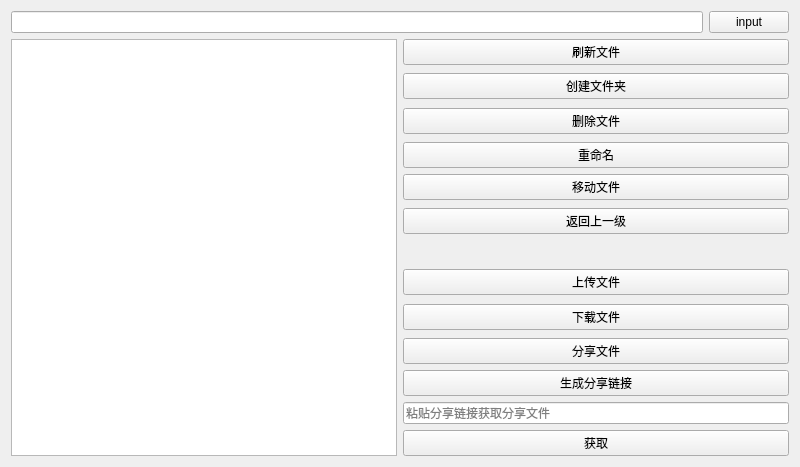
<?xml version="1.0" encoding="UTF-8"?>
<ui version="4.0">
 <class>File</class>
 <widget class="QWidget" name="File">
  <property name="geometry">
   <rect>
    <x>0</x>
    <y>0</y>
    <width>800</width>
    <height>467</height>
   </rect>
  </property>
  <property name="windowTitle">
   <string>文件</string>
  </property>
  <property name="windowIcon">
   <iconset resource="config.qrc">
    <normaloff>:/file.png</normaloff>:/file.png</iconset>
  </property>
  <layout class="QVBoxLayout" name="verticalLayout_2">
   <item>
    <layout class="QHBoxLayout" name="horizontalLayout_2">
     <item>
      <widget class="QLineEdit" name="currPath_LE"/>
     </item>
     <item>
      <widget class="QPushButton" name="inputPath_PB">
       <property name="text">
        <string>input</string>
       </property>
      </widget>
     </item>
    </layout>
   </item>
   <item>
    <layout class="QHBoxLayout" name="horizontalLayout">
     <item>
      <widget class="QListWidget" name="file_LW"/>
     </item>
     <item>
      <layout class="QVBoxLayout" name="verticalLayout">
       <item>
        <widget class="QPushButton" name="flush_PB">
         <property name="text">
          <string>刷新文件</string>
         </property>
        </widget>
       </item>
       <item>
        <spacer name="verticalSpacer">
         <property name="orientation">
          <enum>Qt::Vertical</enum>
         </property>
         <property name="sizeHint" stdset="0">
          <size>
           <width>74</width>
           <height>13</height>
          </size>
         </property>
        </spacer>
       </item>
       <item>
        <widget class="QPushButton" name="credit_PB">
         <property name="text">
          <string>创建文件夹</string>
         </property>
        </widget>
       </item>
       <item>
        <spacer name="verticalSpacer_2">
         <property name="orientation">
          <enum>Qt::Vertical</enum>
         </property>
         <property name="sizeHint" stdset="0">
          <size>
           <width>74</width>
           <height>13</height>
          </size>
         </property>
        </spacer>
       </item>
       <item>
        <widget class="QPushButton" name="del_PB">
         <property name="text">
          <string>删除文件</string>
         </property>
        </widget>
       </item>
       <item>
        <spacer name="verticalSpacer_3">
         <property name="orientation">
          <enum>Qt::Vertical</enum>
         </property>
         <property name="sizeHint" stdset="0">
          <size>
           <width>74</width>
           <height>13</height>
          </size>
         </property>
        </spacer>
       </item>
       <item>
        <widget class="QPushButton" name="rename_PB">
         <property name="text">
          <string>重命名</string>
         </property>
        </widget>
       </item>
       <item>
        <widget class="QPushButton" name="move_PB">
         <property name="text">
          <string>移动文件</string>
         </property>
        </widget>
       </item>
       <item>
        <spacer name="verticalSpacer_4">
         <property name="orientation">
          <enum>Qt::Vertical</enum>
         </property>
         <property name="sizeHint" stdset="0">
          <size>
           <width>74</width>
           <height>13</height>
          </size>
         </property>
        </spacer>
       </item>
       <item>
        <widget class="QPushButton" name="back_PB">
         <property name="text">
          <string>返回上一级</string>
         </property>
        </widget>
       </item>
       <item>
        <spacer name="verticalSpacer_6">
         <property name="orientation">
          <enum>Qt::Vertical</enum>
         </property>
         <property name="sizeHint" stdset="0">
          <size>
           <width>20</width>
           <height>40</height>
          </size>
         </property>
        </spacer>
       </item>
       <item>
        <widget class="QPushButton" name="upload_PB">
         <property name="text">
          <string>上传文件</string>
         </property>
        </widget>
       </item>
       <item>
        <spacer name="verticalSpacer_5">
         <property name="orientation">
          <enum>Qt::Vertical</enum>
         </property>
         <property name="sizeHint" stdset="0">
          <size>
           <width>74</width>
           <height>13</height>
          </size>
         </property>
        </spacer>
       </item>
       <item>
        <widget class="QPushButton" name="download_PB">
         <property name="text">
          <string>下载文件</string>
         </property>
        </widget>
       </item>
       <item>
        <spacer name="verticalSpacer_8">
         <property name="orientation">
          <enum>Qt::Vertical</enum>
         </property>
         <property name="sizeHint" stdset="0">
          <size>
           <width>74</width>
           <height>13</height>
          </size>
         </property>
        </spacer>
       </item>
       <item>
        <widget class="QPushButton" name="share_PB">
         <property name="text">
          <string>分享文件</string>
         </property>
        </widget>
       </item>
       <item>
        <widget class="QPushButton" name="genlink_PB">
         <property name="text">
          <string>生成分享链接</string>
         </property>
        </widget>
       </item>
       <item>
        <widget class="QLineEdit" name="sharelink_LE">
         <property name="placeholderText">
          <string>粘贴分享链接获取分享文件</string>
         </property>
        </widget>
       </item>
       <item>
        <widget class="QPushButton" name="fetchshare_PB">
         <property name="text">
          <string>获取</string>
         </property>
        </widget>
       </item>
      </layout>
     </item>
    </layout>
   </item>
  </layout>
 </widget>
 <tabstops>
  <tabstop>inputPath_PB</tabstop>
  <tabstop>file_LW</tabstop>
  <tabstop>flush_PB</tabstop>
  <tabstop>credit_PB</tabstop>
  <tabstop>rename_PB</tabstop>
  <tabstop>upload_PB</tabstop>
  <tabstop>currPath_LE</tabstop>
  <tabstop>back_PB</tabstop>
  <tabstop>del_PB</tabstop>
  <tabstop>download_PB</tabstop>
  <tabstop>share_PB</tabstop>
 </tabstops>
 <resources>
  <include location="config.qrc"/>
 </resources>
 <connections/>
</ui>
